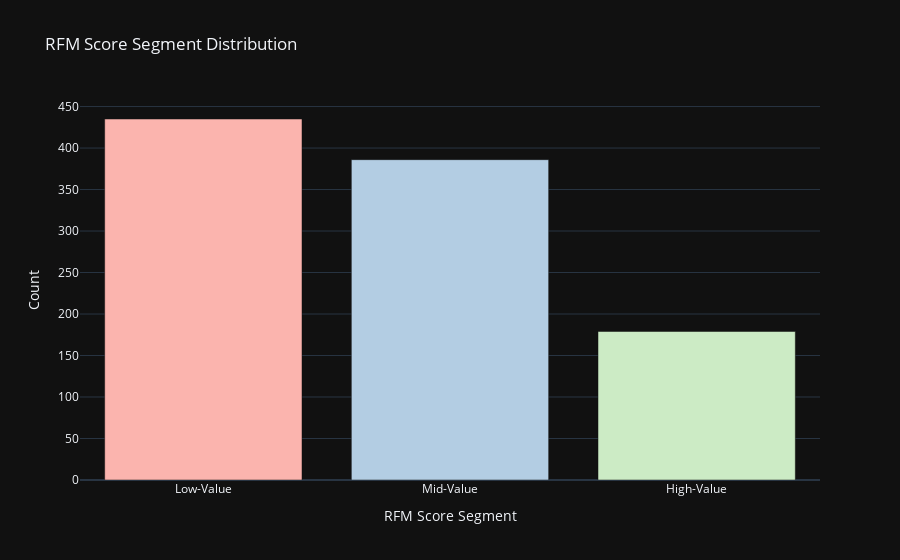

Notebook cell for this chart:
### Code cell
segments = df['Value Segment'].value_counts().reset_index()
segments.columns = ['SegmentValue', 'Count']

pastel_colors = px.colors.qualitative.Pastel1

# bar chart
fig_segments = px.bar(segments, x='SegmentValue', y='Count', color='SegmentValue', 
                      color_discrete_sequence=pastel_colors, title='RFM Score Segment Distribution')
fig_segments.update_layout(xaxis_title='RFM Score Segment', yaxis_title='Count', showlegend=False)
fig_segments.show()

### Figure 1 — Plotly figure (JSON) as saved in the notebook; plotly's stock layout.template omitted (floating-point values rounded to 4 significant figures)
{"data": [{"alignmentgroup": "True", "hovertemplate": "SegmentValue=%{x}<br>Count=%{y}<extra></extra>", "legendgroup": "Low-Value", "marker": {"color": "rgb(251,180,174)", "pattern": {"shape": ""}}, "name": "Low-Value", "offsetgroup": "Low-Value", "orientation": "v", "showlegend": true, "textposition": "auto", "type": "bar", "x": ["Low-Value"], "xaxis": "x", "y": [435], "yaxis": "y"}, {"alignmentgroup": "True", "hovertemplate": "SegmentValue=%{x}<br>Count=%{y}<extra></extra>", "legendgroup": "Mid-Value", "marker": {"color": "rgb(179,205,227)", "pattern": {"shape": ""}}, "name": "Mid-Value", "offsetgroup": "Mid-Value", "orientation": "v", "showlegend": true, "textposition": "auto", "type": "bar", "x": ["Mid-Value"], "xaxis": "x", "y": [386], "yaxis": "y"}, {"alignmentgroup": "True", "hovertemplate": "SegmentValue=%{x}<br>Count=%{y}<extra></extra>", "legendgroup": "High-Value", "marker": {"color": "rgb(204,235,197)", "pattern": {"shape": ""}}, "name": "High-Value", "offsetgroup": "High-Value", "orientation": "v", "showlegend": true, "textposition": "auto", "type": "bar", "x": ["High-Value"], "xaxis": "x", "y": [179], "yaxis": "y"}], "layout": {"barmode": "relative", "legend": {"title": {"text": "SegmentValue"}, "tracegroupgap": 0}, "showlegend": false, "title": {"text": "RFM Score Segment Distribution"}, "xaxis": {"anchor": "y", "categoryarray": ["Low-Value", "Mid-Value", "High-Value"], "categoryorder": "array", "domain": [0, 1], "title": {"text": "RFM Score Segment"}}, "yaxis": {"anchor": "x", "domain": [0, 1], "title": {"text": "Count"}}}}
